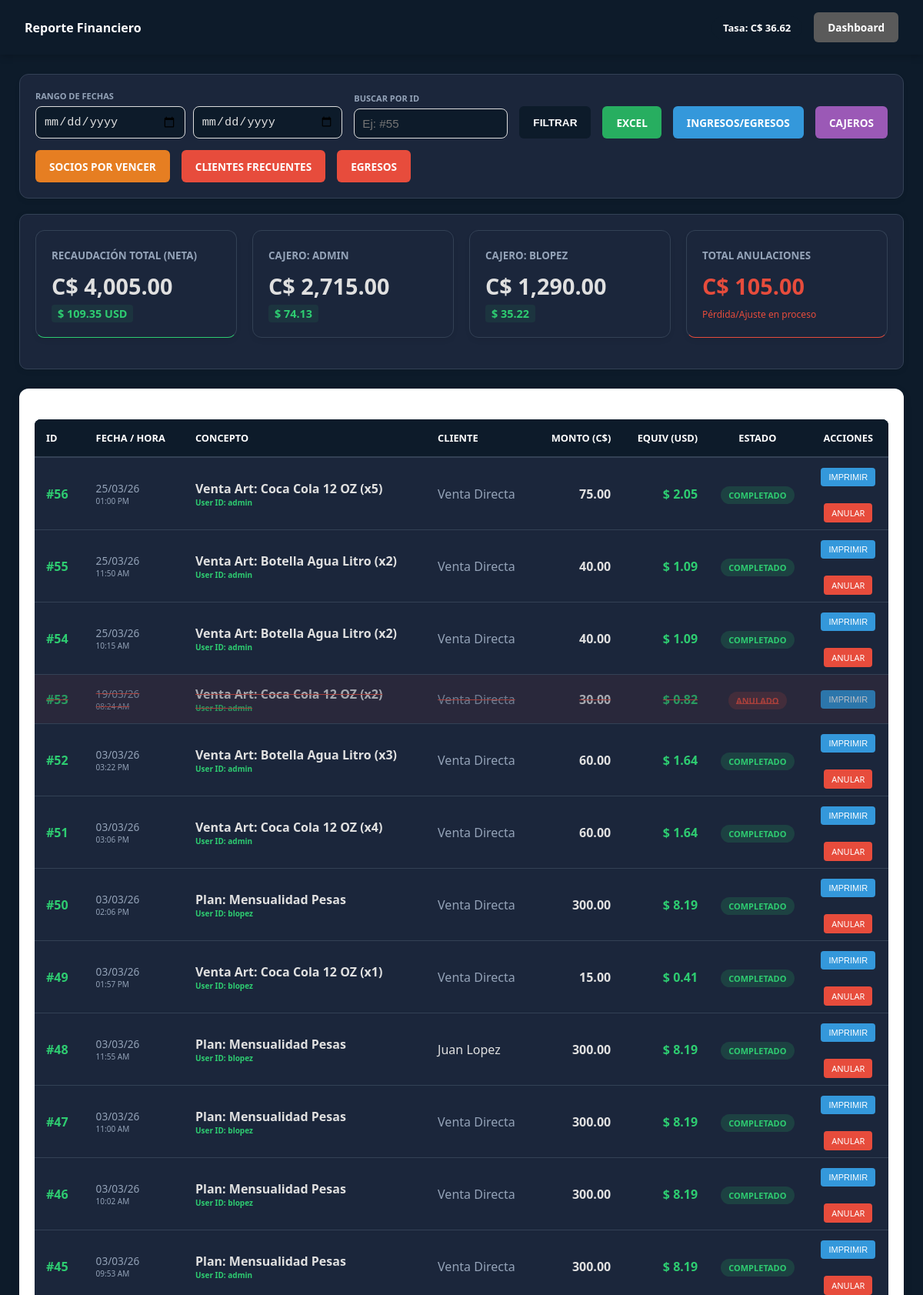
Screenshot of /views/admin/reportes.php (signed in, upper part) with the database file from the repository.
### tables this page shows
CREATE TABLE `configuracion` (
  `id` int(11) NOT NULL DEFAULT 1,
  `nombre_gym` varchar(100) DEFAULT 'GYM MA DB',
  `moneda_nombre` varchar(50) DEFAULT 'Córdoba Nicaragüense',
  `moneda_iso` varchar(3) DEFAULT 'NIO',
  `moneda_simbolo` varchar(5) DEFAULT 'C$',
  `tipo_cambio_bcn` decimal(10,4) DEFAULT 36.6243,
  `ultima_actualizacion` timestamp NOT NULL DEFAULT current_timestamp() ON UPDATE current_timestamp(),
  `direccion_gym` text DEFAULT NULL,
  `telefono_gym` varchar(20) DEFAULT NULL,
  `logo_ruta` varchar(255) DEFAULT 'logo_default.png',
  `tema` varchar(20) DEFAULT 'default',
  PRIMARY KEY (`id`)
);

CREATE TABLE `ventas` (
  `id` int(11) NOT NULL AUTO_INCREMENT,
  `id_usuario` int(11) NOT NULL,
  `id_caja` int(11) DEFAULT NULL,
  `id_socio` int(11) DEFAULT NULL,
  `monto_total` decimal(10,2) NOT NULL,
  `tasa_cambio_momento` decimal(10,4) DEFAULT 36.6243,
  `moneda_original` varchar(3) DEFAULT 'NIO',
  `concepto` varchar(255) NOT NULL,
  `cantidad` int(11) DEFAULT 1,
  `tipo_item` enum('PLAN','PRODUCTO') NOT NULL,
  `id_item_referencia` int(11) DEFAULT NULL,
  `cantidad_item` int(11) DEFAULT 1,
  `metodo_pago` enum('EFECTIVO','TRANSFERENCIA') DEFAULT 'EFECTIVO',
  `fecha_venta` timestamp NOT NULL DEFAULT current_timestamp(),
  `estado` varchar(20) DEFAULT 'COMPLETADO',
  PRIMARY KEY (`id`),
  KEY `fk_venta_usuario` (`id_usuario`),
  KEY `fk_venta_socio` (`id_socio`),
  CONSTRAINT `fk_venta_socio` FOREIGN KEY (`id_socio`) REFERENCES `socios` (`id`) ON DELETE SET NULL ON UPDATE CASCADE,
  CONSTRAINT `fk_venta_usuario` FOREIGN KEY (`id_usuario`) REFERENCES `usuarios` (`id`) ON UPDATE CASCADE
);

CREATE TABLE `usuarios` (
  `id` int(11) NOT NULL AUTO_INCREMENT,
  `nombre` varchar(50) NOT NULL,
  `apellido` varchar(50) NOT NULL,
  `usuario` varchar(50) NOT NULL,
  `cedula` varchar(20) NOT NULL,
  `password` varchar(255) NOT NULL,
  `telefono` varchar(20) DEFAULT NULL,
  `rol` enum('ADMIN','CAJA') NOT NULL DEFAULT 'CAJA',
  `fecha_creacion` timestamp NOT NULL DEFAULT current_timestamp(),
  `two_factor_pin` varchar(10) DEFAULT NULL,
  `two_factor_enabled` tinyint(1) DEFAULT 0,
  `two_factor_secret` varchar(255) DEFAULT NULL,
  PRIMARY KEY (`id`),
  UNIQUE KEY `cedula` (`cedula`),
  UNIQUE KEY `usuario` (`usuario`)
);

CREATE TABLE `socios` (
  `id` int(11) NOT NULL AUTO_INCREMENT,
  `nombre` varchar(50) NOT NULL,
  `apellido` varchar(50) NOT NULL,
  `cedula` varchar(20) DEFAULT NULL,
  `edad` int(3) DEFAULT NULL,
  `telefono` varchar(20) DEFAULT NULL,
  `enfermedad` text DEFAULT NULL,
  `fecha_ingreso` date NOT NULL,
  `emergencia_contacto` varchar(100) DEFAULT NULL,
  `foto_ruta` varchar(255) DEFAULT 'default.png',
  `estado` enum('ACTIVO','INACTIVO','DEUDOR') DEFAULT 'ACTIVO',
  `fecha_vencimiento` date DEFAULT NULL,
  `fecha_renovacion` date DEFAULT NULL,
  `id_plan` int(11) DEFAULT NULL,
  PRIMARY KEY (`id`),
  KEY `fk_socio_plan_gym` (`id_plan`),
  CONSTRAINT `fk_socio_plan` FOREIGN KEY (`id_plan`) REFERENCES `planes` (`id`) ON DELETE SET NULL,
  CONSTRAINT `fk_socio_plan_gym` FOREIGN KEY (`id_plan`) REFERENCES `planes` (`id`) ON DELETE SET NULL ON UPDATE CASCADE
);

### config/AppConfig.php (called while the page is built, shortened)
<?php
class AppConfig {
    private $conn;
    private $table_name = "configuracion";
    public function __construct($db) {
        $this->conn = $db;
    }
    private function asegurarColumnaTema() {
        try {
            $this->conn->exec("ALTER TABLE configuracion ADD COLUMN tema VARCHAR(20) DEFAULT 'default'");
        } catch (PDOException $e) {}
    }
    public function obtenerConfig() {
        $query = "SELECT * FROM " . $this->table_name . " WHERE id = 1 LIMIT 1";
        $stmt = $this->conn->prepare($query);
        $stmt->execute();
        $this->config_cache = $stmt->fetch(PDO::FETCH_ASSOC);
        return $this->config_cache;
    }
}

### classes/Reporte.php (called while the page is built, shortened)
<?php
class Reporte {
    private $db;
    public function __construct($db) {
        $this->db = $db;
    }
    public function getVentas($desde = null, $hasta = null) {
        $sql = "SELECT v.*, s.nombre, s.apellido, u.usuario as user_id, u.rol as user_rol
                FROM ventas v
                LEFT JOIN socios s ON v.id_socio = s.id
                LEFT JOIN usuarios u ON v.id_usuario = u.id";
        $params = [];
        $sql .= " ORDER BY v.fecha_venta DESC";
        $stmt = $this->db->prepare($sql);
        $stmt->execute($params);
        return $stmt->fetchAll(PDO::FETCH_ASSOC);
    }
    public function getResumenPorCajero($desde = null, $hasta = null) {
        $sql = "SELECT u.usuario as nombre_persona, SUM(v.monto_total) as recaudado
                FROM ventas v
                JOIN usuarios u ON v.id_usuario = u.id
                WHERE v.estado != 'ANULADO'";
        $params = [];
        $sql .= " GROUP BY u.id";
        $stmt = $this->db->prepare($sql);
        $stmt->execute($params);
        return $stmt->fetchAll(PDO::FETCH_ASSOC);
    }
}

### views/admin/reportes.php (the view, shortened to what this page needs)
<?php
$tema = $_SESSION['tema'] ?? 'default';
require_once "../../classes/Reporte.php";
require_once "../../config/AppConfig.php";
$db = (new Database())->getConnection();
$reporteObj = new Reporte($db);
$configObj = new AppConfig($db);
$config = $configObj->obtenerConfig();
$simbolo = $config['moneda_simbolo'] ?? '<?php echo $simbolo; ?>';
$tasa_cambio = $config['tasa_cambio'] ?? $config['tipo_cambio_bcn'] ?? 36.65;
$fechaI = $_GET['desde'] ?? null;
$fechaF = $_GET['hasta'] ?? null;
$ventas = $reporteObj->getVentas($fechaI, $fechaF);
$resumenCajeros = $reporteObj->getResumenPorCajero($fechaI, $fechaF);
$totalRecaudado = 0;
$totalAnulado = 0;
foreach ($ventas as $v) {
    if ($v['estado'] !== 'ANULADO') {
        $totalRecaudado += $v['monto_total'];
    } else {
        $totalAnulado += $v['monto_total'];
    }
}
?>
<!DOCTYPE html>
<html lang="es">
<head>
    <link rel="stylesheet" href="../../public/css/estilos.css">
</head>
<body class="<?php echo ($tema !== 'default') ? 'tema-' . $tema : ''; ?>">
    <header>
        <div class="logo"><h2><i class="fas fa-chart-line"></i> Reporte Financiero</h2></div>
        <div style="display:flex; align-items:center; gap:15px;">
            <span class="tasa-badge">Tasa: <?php echo $simbolo; ?> <?= number_format($tasa_cambio, 2) ?></span>
            <a href="../dashboard.php" class="btn-volver gris"><i class="fas fa-arrow-left"></i> Dashboard</a>
        </div>
    </header>
    <div class="dashboard-wrapper">
        <form method="GET" class="filtro-container">
            <div style="flex:1;">
                <label style="display:block; font-size:11px; font-weight:bold; color:var(--text-muted);">RANGO DE FECHAS</label>
                <div style="display:flex; gap:10px;">
                    <input type="date" name="desde" value="<?= $fechaI ?>" style="padding:10px; border:1px solid #ddd; border-radius:8px; flex:1;">
                    <input type="date" name="hasta" value="<?= $fechaF ?>" style="padding:10px; border:1px solid #ddd; border-radius:8px; flex:1;">
                </div>
            </div>
            <div style="width: 200px;">
                <label style="display:block; font-size:11px; font-weight:bold; color:var(--text-muted);">BUSCAR POR ID</label>
                <input type="number" name="buscar_id" value="<?= $_GET['buscar_id'] ?? '' ?>" placeholder="Ej: #55" style="padding:10px; border:1px solid #ddd; border-radius:8px; width:100%;">
            </div>
            <button type="submit" class="btn-accion" style="height:42px;"><i class="fas fa-search"></i> FILTRAR</button>
            <a href="../../controllers/ExportController.php?type=ventas&desde=<?= $fechaI ?>&hasta=<?= $fechaF ?>"
               class="btn-accion" style="background:#27ae60; text-decoration:none; height:42px; display:flex; align-items:center;"><i class="fas fa-file-excel"></i> EXCEL</a>
            <a href="reporte_ingresos.php" class="btn-accion" style="background:#3498db; text-decoration:none; height:42px; display:flex; align-items:center;"><i class="fas fa-chart-pie"></i> INGRESOS/EGRESOS</a>
            <a href="reporte_cajeros.php" class="btn-accion" style="background:#9b59b6; text-decoration:none; height:42px; display:flex; align-items:center;"><i class="fas fa-user-tie"></i> CAJEROS</a>
            <a href="reporte_socios_vencer.php" class="btn-accion" style="background:#e67e22; text-decoration:none; height:42px; display:flex; align-items:center;"><i class="fas fa-user-clock"></i> SOCIOS POR VENCER</a>
            <a href="reporte_clientes_frecuentes.php" class="btn-accion" style="background:#e74c3c; text-decoration:none; height:42px; display:flex; align-items:center;"><i class="fas fa-star"></i> CLIENTES FRECUENTES</a>
            <a href="gestion_egresos.php" class="btn-accion" style="background:#e74c3c; text-decoration:none; height:42px; display:flex; align-items:center;"><i class="fas fa-file-invoice-dollar"></i> EGRESOS</a>
        </form>
        <div class="grid-stats">
            <div class="card-stat" style="border-bottom-color: var(--primary);">
                <small style="color:var(--text-muted); font-weight:bold;">RECAUDACIÓN TOTAL (NETA)</small>
                <h2><?php echo $simbolo; ?> <?= number_format($totalRecaudado, 2) ?></h2>
                <span class="monto-usd">$ <?= number_format($totalRecaudado / $tasa_cambio, 2) ?> USD</span>
            </div>
            <?php foreach($resumenCajeros as $rc): ?>
                <div class="card-stat">
                    <small style="color:var(--text-muted); font-weight:bold;">CAJERO: <?= strtoupper($rc['nombre_persona']) ?></small>
                    <h2><?php echo $simbolo; ?> <?= number_format($rc['recaudado'], 2) ?></h2>
                    <span class="monto-usd">$ <?= number_format($rc['recaudado'] / $tasa_cambio, 2) ?></span>
                </div>
            <?php endforeach; ?>
            <div class="card-stat" style="border-bottom-color: var(--danger);">
                <small style="color:var(--text-muted); font-weight:bold;">TOTAL ANULACIONES</small>
                <h2 style="color:var(--danger);"><?php echo $simbolo; ?> <?= number_format($totalAnulado, 2) ?></h2>
                <span style="color:var(--danger); font-size:12px;">Pérdida/Ajuste en proceso</span>
            </div>
        </div>
        <div style="background:white; padding:20px; border-radius:12px; box-shadow: 0 4px 15px rgba(0,0,0,0.05); overflow-x:auto;">
            <table style="width:100%; border-collapse: collapse;">
                <thead>
                    <tr style="background:var(--bg-card); border-bottom:2px solid var(--border-color); color:var(--text-muted);">
                        <th style="padding:15px; text-align:left;">ID</th>
                        <th style="padding:15px; text-align:left;">FECHA / HORA</th>
                        <th style="text-align:left;">CONCEPTO</th>
                        <th style="text-align:left;">CLIENTE</th>
                        <th style="text-align:right;">MONTO (<?php echo $simbolo; ?>)</th>
                        <th style="text-align:right;">EQUIV (USD)</th>
                        <th style="text-align:center;">ESTADO</th>
                        <th style="text-align:center;">ACCIONES</th>
                    </tr>
                </thead>
                <tbody>
                    <?php foreach($ventas as $v): $esAnulado = ($v['estado'] === 'ANULADO'); ?>
                        <tr class="<?= $esAnulado ? 'venta-anulada' : '' ?>" style="border-bottom:1px solid var(--border-color);">
                            <td style="padding:15px; font-weight:bold; color:var(--primary);">#<?= $v['id'] ?></td>
                            <td style="padding:15px; font-size:0.85rem; color:var(--text-muted);">
                                <?= date('d/m/y', strtotime($v['fecha_venta'])) ?>
                                <span style="display:block; font-size:10px; color:var(--text-muted);"><?= date('h:i A', strtotime($v['fecha_venta'])) ?></span>
                            </td>
                            <td>
                                <strong style="color:var(--text-main);"><?= $v['concepto'] ?></strong>
                                <span style="display:block; font-size:10px; color:var(--primary); font-weight:bold;">User ID: <?= $v['user_id'] ?></span>
                            </td>
                            <td style="color:var(--text-main);"><?= $v['nombre'] ? $v['nombre']." ".$v['apellido'] : '<span style="color:var(--text-muted);">Venta Directa</span>' ?></td>
                            <td style="text-align:right; color:var(--text-main);"><strong><?= number_format($v['monto_total'], 2) ?></strong></td>
                            <td style="text-align:right; font-weight:bold; color:var(--primary);">$ <?= number_format($v['monto_total'] / $tasa_cambio, 2) ?></td>
                            <td style="text-align:center;">
                                <span class="status-pill" style="background:<?= $esAnulado ? 'rgba(231,76,60,0.2)':'rgba(39,174,96,0.2)' ?>; color:<?= $esAnulado ? 'var(--danger)' : 'var(--primary)' ?>;">
                                    <?= $v['estado'] ?>
                                </span>
                            </td>
                            <td style="text-align:center;">
                                <button onclick="window.open('../caja/imprimir_recibo.php?id=<?= $v['id'] ?>', 'Ticket', 'width=400,height=600')"
                                        style="background:#3498db; color:white; border:none; padding:6px 10px; border-radius:4px; cursor:pointer; font-size:11px;">
                                    <i class="fas fa-print"></i> IMPRIMIR
                                </button>
                                <?php if (!$esAnulado): ?>
                                    <br><br>
                                    <a href="../../controllers/VentaController.php?action=anular&id=<?= $v['id'] ?>"
                                       style="background:#e74c3c; color:white; padding:5px 10px; border-radius:4px; text-decoration:none; font-size:11px;"
                                       onclick="return confirm('¿ANULAR esta venta? Esto revertirá el stock y la membresía.')">
                                       <i class="fas fa-ban"></i> ANULAR
                                    </a>
                                <?php endif; ?>
                            </td>
                        </tr>
                    <?php endforeach; ?>
                </tbody>
            </table>
        </div>
    </div>
</body>
</html>

### rows the page displays
configuracion: moneda_simbolo "C$", tipo_cambio_bcn "36.62", $totalRecaudado/$tasa_cambio "109.35"
ventas: id "56", fecha_venta "25/03/26", fecha_venta "01:00 PM", concepto "Venta Art: Coca Cola 12 OZ (x5)", id_usuario.usuario "admin", shows "Venta Directa", monto_total "75.00", $v['monto_total']/$tasa_cambio "2.05", estado "COMPLETADO"
ventas: id "55", fecha_venta "25/03/26", fecha_venta "11:50 AM", concepto "Venta Art: Botella Agua Litro (x2)", id_usuario.usuario "admin", shows "Venta Directa", monto_total "40.00", $v['monto_total']/$tasa_cambio "1.09", estado "COMPLETADO"
ventas: id "54", fecha_venta "25/03/26", fecha_venta "10:15 AM", concepto "Venta Art: Botella Agua Litro (x2)", id_usuario.usuario "admin", shows "Venta Directa", monto_total "40.00", $v['monto_total']/$tasa_cambio "1.09", estado "COMPLETADO"
ventas: id "53", fecha_venta "19/03/26", fecha_venta "08:24 AM", concepto "Venta Art: Coca Cola 12 OZ (x2)", id_usuario.usuario "admin", shows "Venta Directa", monto_total "30.00", $v['monto_total']/$tasa_cambio "0.82", estado "ANULADO"
ventas: id "52", fecha_venta "03/03/26", fecha_venta "03:22 PM", concepto "Venta Art: Botella Agua Litro (x3)", id_usuario.usuario "admin", shows "Venta Directa", monto_total "60.00", $v['monto_total']/$tasa_cambio "1.64", estado "COMPLETADO"
ventas: id "51", fecha_venta "03/03/26", fecha_venta "03:06 PM", concepto "Venta Art: Coca Cola 12 OZ (x4)", id_usuario.usuario "admin", shows "Venta Directa", monto_total "60.00", $v['monto_total']/$tasa_cambio "1.64", estado "COMPLETADO"
ventas: id "50", fecha_venta "03/03/26", fecha_venta "02:06 PM", concepto "Plan: Mensualidad Pesas", id_usuario.usuario "blopez", shows "Venta Directa", monto_total "300.00", $v['monto_total']/$tasa_cambio "8.19", estado "COMPLETADO"
ventas: id "49", fecha_venta "03/03/26", fecha_venta "01:57 PM", concepto "Venta Art: Coca Cola 12 OZ (x1)", id_usuario.usuario "blopez", shows "Venta Directa", monto_total "15.00", $v['monto_total']/$tasa_cambio "0.41", estado "COMPLETADO"
ventas: id "48", fecha_venta "03/03/26", fecha_venta "11:55 AM", concepto "Plan: Mensualidad Pesas", id_usuario.usuario "blopez", id_socio.nombre "Juan", id_socio.apellido "Lopez", monto_total "300.00", $v['monto_total']/$tasa_cambio "8.19", estado "COMPLETADO"
ventas: id "47", fecha_venta "03/03/26", fecha_venta "11:00 AM", concepto "Plan: Mensualidad Pesas", id_usuario.usuario "blopez", shows "Venta Directa", monto_total "300.00", $v['monto_total']/$tasa_cambio "8.19", estado "COMPLETADO"
ventas: id "46", fecha_venta "03/03/26", fecha_venta "10:02 AM", concepto "Plan: Mensualidad Pesas", id_usuario.usuario "blopez", shows "Venta Directa", monto_total "300.00", $v['monto_total']/$tasa_cambio "8.19", estado "COMPLETADO"
ventas: id "45", fecha_venta "03/03/26", fecha_venta "09:53 AM", concepto "Plan: Mensualidad Pesas", id_usuario.usuario "admin", shows "Venta Directa", monto_total "300.00", $v['monto_total']/$tasa_cambio "8.19", estado "COMPLETADO"

### other values shown
$totalRecaudado "4,005.00"
$rc['nombre_persona'] "ADMIN"
$rc['recaudado'] "2,715.00"
$rc['recaudado'] / $tasa_cambio "74.13"
$rc['nombre_persona'] "BLOPEZ"
$rc['recaudado'] "1,290.00"
$rc['recaudado'] / $tasa_cambio "35.22"
$totalAnulado "105.00"
